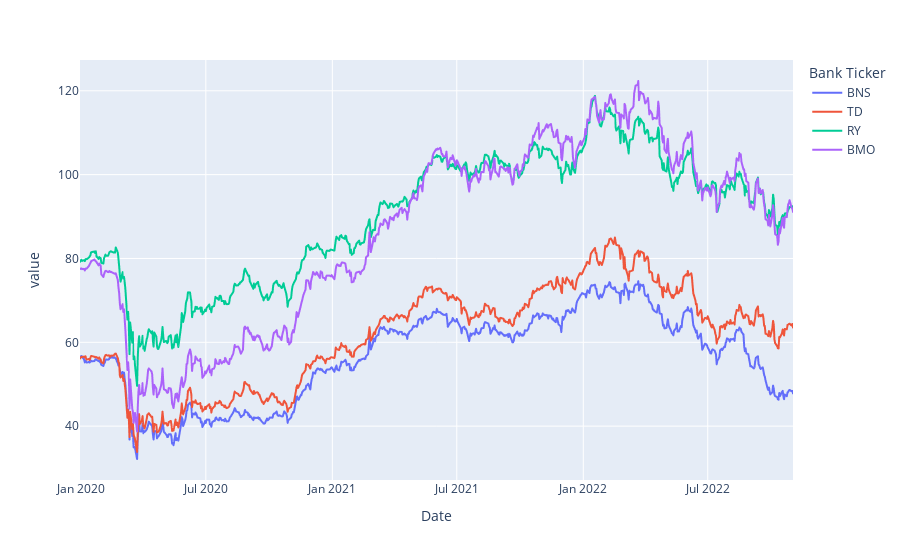

Source (notebook cell):
### Code cell
close.plot()

### Figure 1 — Plotly figure (JSON) as saved in the notebook; plotly's stock layout.template omitted (floating-point values rounded to 4 significant figures; data arrays with more than 128 entries replaced by an {"elided": "..."} marker saying what was removed)
{"data": [{"hovertemplate": "Bank Ticker=BNS<br>Date=%{x}<br>value=%{y}<extra></extra>", "legendgroup": "BNS", "line": {"color": "#636efa", "dash": "solid"}, "marker": {"symbol": "circle"}, "mode": "lines", "name": "BNS", "showlegend": true, "type": "scattergl", "x": {"elided": "717 str values"}, "xaxis": "x", "y": {"elided": "717 float values"}, "yaxis": "y"}, {"hovertemplate": "Bank Ticker=TD<br>Date=%{x}<br>value=%{y}<extra></extra>", "legendgroup": "TD", "line": {"color": "#EF553B", "dash": "solid"}, "marker": {"symbol": "circle"}, "mode": "lines", "name": "TD", "showlegend": true, "type": "scattergl", "x": {"elided": "717 str values"}, "xaxis": "x", "y": {"elided": "717 float values"}, "yaxis": "y"}, {"hovertemplate": "Bank Ticker=RY<br>Date=%{x}<br>value=%{y}<extra></extra>", "legendgroup": "RY", "line": {"color": "#00cc96", "dash": "solid"}, "marker": {"symbol": "circle"}, "mode": "lines", "name": "RY", "showlegend": true, "type": "scattergl", "x": {"elided": "717 str values"}, "xaxis": "x", "y": {"elided": "717 float values"}, "yaxis": "y"}, {"hovertemplate": "Bank Ticker=BMO<br>Date=%{x}<br>value=%{y}<extra></extra>", "legendgroup": "BMO", "line": {"color": "#ab63fa", "dash": "solid"}, "marker": {"symbol": "circle"}, "mode": "lines", "name": "BMO", "showlegend": true, "type": "scattergl", "x": {"elided": "717 str values"}, "xaxis": "x", "y": {"elided": "717 float values"}, "yaxis": "y"}], "layout": {"legend": {"title": {"text": "Bank Ticker"}, "tracegroupgap": 0}, "margin": {"t": 60}, "xaxis": {"anchor": "y", "domain": [0, 1], "title": {"text": "Date"}}, "yaxis": {"anchor": "x", "domain": [0, 1], "title": {"text": "value"}}}}
